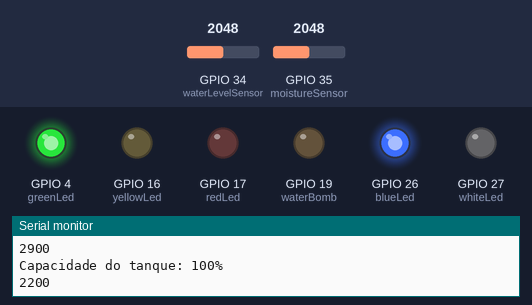
A sketch run on a simulated ESP32. On the bench: output pins drawn as LEDs (lit = HIGH), the last lines printed to the serial monitor. Dashed ring = blinking. Inputs (shaded band) come from the test bench; at power-on: GPIO 35 (moistureSensor) = 2048, GPIO 34 (waterLevelSensor) = 2048. WiFi joins after 1.5 s; servers stay silent unless stated.

Above: at 2.7 s.
2.8 s: GPIO 35 (moistureSensor) set to 3442
5.0 s: GPIO 35 (moistureSensor) set to 3537
At 6.7 s:
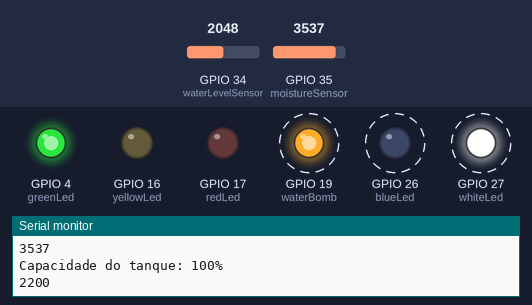
8.0 s: GPIO 34 (waterLevelSensor) set to 3095
10.2 s: GPIO 34 (waterLevelSensor) set to 3215
At 12.1 s:
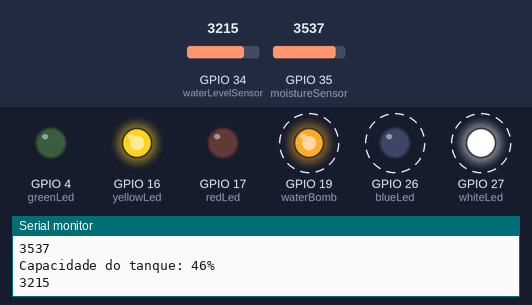
13.2 s: GPIO 34 (waterLevelSensor) set to 4047
15.6 s: GPIO 34 (waterLevelSensor) set to 4077
At 17.5 s:
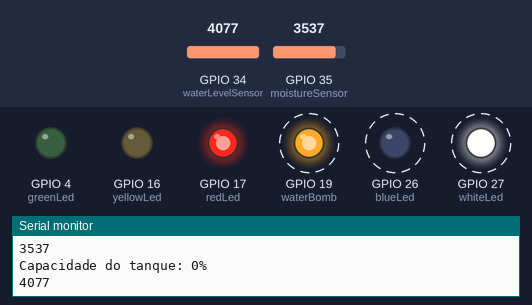
Timing chart, 0 to 19.6 s (numbered marks = the images above; inputs shaded):
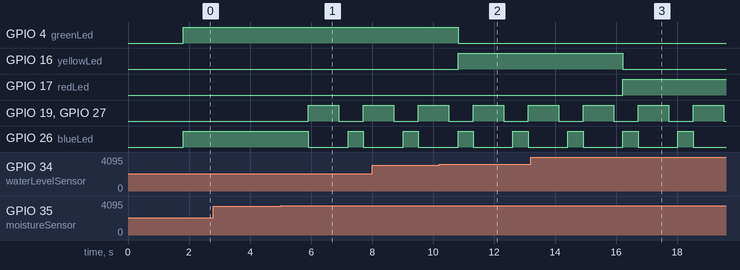

The sketch:

eoregasoficialfirebase.ino
```cpp
// (licence header left out)
// FirebaseDemo_ESP32 is a sample that demo the different functions
// of the FirebaseArduino API.

#include <WiFi.h>
#include <IOXhop_FirebaseESP32.h>

//DADOS PARA WI-FI E FIREBASE
#define FIREBASE_HOST "eoregasoficial-84973-default-rtdb.firebaseio.com"
#define FIREBASE_AUTH "9ZgYNILf9688YHTHDoRz4tGiWSFg0pwReGad2drU"
#define WIFI_SSID "Ricardo Sobreira 2"
#define WIFI_PASSWORD "Fla@14101995"

//REGAS
//LEDs NÍVEL DE ÁGUA NO TANQUE
const int greenLed = 4;
const int yellowLed = 16;
const int redLed = 17;

//LEDs UMIDADE
const int blueLed = 26;
const int whiteLed = 27;
//Obs.: PRECISEI MUDAR OS PINOS DOS SENSORES. NO WI-FI ELES NÃO FUNCIONAM NOS PINOS EM QUE ESTAVAM, SÓ FUNCIONAM NOS "ADC1"
const int moistureSensor = 35; //PINO DO SENSOR DE UMIDADE
const int analogWetSoil = 2900; //VALOR MÁXIMO DE UMIDADE QUE O SENSOR ATINGIU (DENTRO DO POTE COM ÁGUA)
const int analogDrySoil = 4095; //VALOR MÍNIMO DE UMIDADE (FORA DA ÁGUA)
const int percWetSoil = 100; //PORCENTAGEM MÁXIMA DE "MOLHADO"(DENTRO DO POTE COM ÁGUA)
const int percDrySoil = 0; //PORCENTAGEM MÍNIMA DE "MOLHADO" (FORA DA ÁGUA)
int moistureSensorValue; //VARIÁVEL QUE ARMAZENA O VALOR DO SENSOR DE UMIDADE DO SOLO
int moisturePercentage; //VARIÁVEL QUE ARMAZENA A CONVERSÃO DO sensorValue EM PORCENTAGEM

const int waterLevelSensor = 34; //SENSOR DO RESERVATÓRIO DE ÁGUA
const int analogFullTank = 2200; //CAPACIDADE MÁXIMA DO TANQUE
const int analogEmptyTank = 4095; //MÍNIMO DE ÁGUA NO TANQUE
const int percFullTank = 100;
const int percEmptyTank = 0;
int waterLevelSensorValue;
int waterLevelPercentage;

const int waterBomb = 19; //TRANSISTOR DA BOMBA D'ÁGUA

void setup() {
  Serial.begin(9600);
  //REGAS
  pinMode(greenLed, OUTPUT);
  pinMode(yellowLed, OUTPUT);
  pinMode(redLed, OUTPUT);
  pinMode(blueLed, OUTPUT);
  pinMode(whiteLed, OUTPUT);

  pinMode(moistureSensor, INPUT);

  pinMode(waterBomb, OUTPUT);
  //CONECTA NO WI-FI.
  WiFi.begin(WIFI_SSID, WIFI_PASSWORD);
  Serial.print("connecting");
  while (WiFi.status() != WL_CONNECTED) {
    Serial.print(".");
    delay(500);
  }
  Serial.println();
  Serial.print("connected: ");
  Serial.println(WiFi.localIP());

  Firebase.begin(FIREBASE_HOST, FIREBASE_AUTH);
}

void loop() {
  //REGAS
  moistureSensorValue = constrain(analogRead(moistureSensor),analogWetSoil,analogDrySoil); //MANTÉM sensorValue DENTRO DO INTERVALO (ENTRE analogWetSoil E analogSoloSeco)
  moisturePercentage = map(moistureSensorValue,analogDrySoil,analogWetSoil,percDrySoil,percWetSoil);//EXECUTA A FUNÇÃO "map" DE ACORDO COM OS PARÂMETROS PASSADOS
  PrintMoisture();
  waterLevelSensorValue = constrain(analogRead(waterLevelSensor),analogFullTank,analogEmptyTank);
  waterLevelPercentage = map(waterLevelSensorValue,analogEmptyTank,analogFullTank,percEmptyTank,percFullTank);
  PrintWaterLevel();

//NÍVEL DA ÁGUA
  if(waterLevelPercentage == 0){
      digitalWrite(greenLed, LOW);
      digitalWrite(yellowLed, LOW);
      digitalWrite(redLed, HIGH);
    } else if(waterLevelPercentage < 50){
      digitalWrite(greenLed, LOW);
      digitalWrite(yellowLed, HIGH);
      digitalWrite(redLed, LOW);
    } else {
      digitalWrite(greenLed, HIGH);
      digitalWrite(yellowLed, LOW);
      digitalWrite(redLed, LOW);
    }

//UMIDADE
  if(moisturePercentage <= 50){ //COMEÇA A PISCAR O LED AZUL QUANDO A UMIDADE DO SOLO FICA ABAIXO DE 50%
    BlinkBlueLed();
    Irrigate();
  } else { //DEIXA O LED ACESO QUANDO O NÍVEL DE UMIDADE ESTÁ ACIMA DE 50%
    digitalWrite(blueLed, HIGH);
  }

}

//MÉTODOS
  void BlinkBlueLed() {
    digitalWrite(blueLed, HIGH);
    delay(500);
    digitalWrite(blueLed, LOW);
  }

  void Irrigate() {
    digitalWrite(waterBomb, HIGH);
    digitalWrite(whiteLed, HIGH);
    delay(1000);
    digitalWrite(waterBomb, LOW);
    digitalWrite(whiteLed, LOW);
  }

  void UpdateIntInFirebase(String key, int value) {
     Firebase.setInt(key, value);
     if (Firebase.failed()) {
      Serial.print("setting failed: ");
      Serial.println(Firebase.error());
      return;
     }
  }

  void GetIntInFirebase(String key) {
    Serial.println(Firebase.getInt(key));
  }

  void PrintMoisture() {
    Serial.print("Umidade do solo: "); //IMPRIME O TEXTO NO MONITOR SERIAL
    Serial.print(moisturePercentage);//IMPRIME NO MONITOR SERIAL O PERCENTUAL DE UMIDADE DO SOLO
    Serial.println("%");//IMPRIME NO MONITOR SERIAL O PERCENTUAL DE UMIDADE DO SOLO
    Serial.println(moistureSensorValue);//IMPRIME O VALOR DO SENSOR
    UpdateIntInFirebase("moisturePercentage", moisturePercentage);
  }

  void PrintWaterLevel() {
    Serial.print("Capacidade do tanque: "); //IMPRIME O TEXTO NO MONITOR SERIAL
    Serial.print(waterLevelPercentage);//IMPRIME NO MONITOR SERIAL O PERCENTUAL DE ÁGUA NO TANK
    Serial.println("%");//IMPRIME NO MONITOR SERIAL O PERCENTUAL DE ÁGUA NO TANQUE
    Serial.println(waterLevelSensorValue);//IMPRIME O VALOR DO SENSOR
    UpdateIntInFirebase("waterLevelPercentage", waterLevelPercentage);
  }
```

Measured:
- the behaviour switches between 3485 and 3486 on GPIO 35 (moistureSensor) (found by bisection; images 0 and 1)
- the behaviour switches between 3147 and 3148 on GPIO 34 (waterLevelSensor) (found by bisection; images 1 and 2)
- the behaviour switches between 4076 and 4077 on GPIO 34 (waterLevelSensor) (found by bisection; images 2 and 3)
- after the input at 5.0 s, GPIO 19 (waterBomb), GPIO 27 (whiteLed): LOW → HIGH after 0.91 s, → LOW 1.0 s later, → HIGH 0.80 s later; GPIO 26 (blueLed): HIGH → LOW after 0.91 s, → HIGH 1.3 s later, → LOW 0.50 s later
- after the input at 10.2 s, GPIO 4 (greenLed): HIGH → LOW after 0.62 s; GPIO 16 (yellowLed): LOW → HIGH after 0.62 s
- after the input at 15.6 s, GPIO 16 (yellowLed): HIGH → LOW after 0.62 s; GPIO 17 (redLed): LOW → HIGH after 0.62 s
